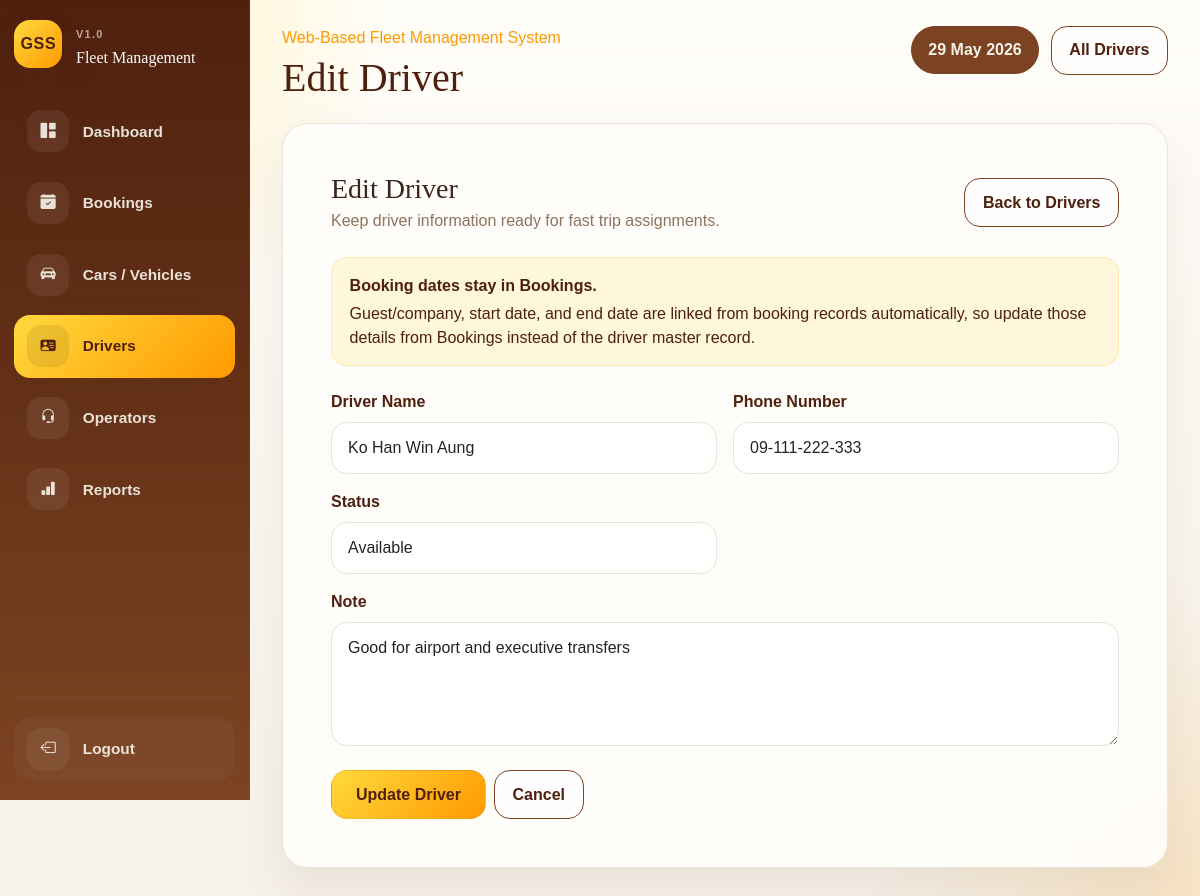
/driver-edit.php?id=1 (signed in), run on the app's committed database.
### tables this page shows
CREATE TABLE drivers (

    id INT UNSIGNED AUTO_INCREMENT PRIMARY KEY,

    full_name VARCHAR(150) NOT NULL,

    phone_number VARCHAR(30) NOT NULL,

    license_no VARCHAR(100) NULL UNIQUE,

    driver_status ENUM(
        'Available',
        'On Trip',
        'Leave',
        'Inactive'
    ) NOT NULL DEFAULT 'Available',

    note TEXT NULL,

    created_at TIMESTAMP DEFAULT CURRENT_TIMESTAMP,

    updated_at TIMESTAMP DEFAULT CURRENT_TIMESTAMP
    ON UPDATE CURRENT_TIMESTAMP

);

### includes/helpers.php (called while the page is built, shortened)
<?php
function e(?string $value): string
{
    return htmlspecialchars((string) $value, ENT_QUOTES, 'UTF-8');
}
function driver_statuses(): array
{
    return [
        'Available',
        'Assigned',
        'Leave',
        'Inactive',
    ];
}
function selected(mixed $actual, mixed $expected): string
{
    return (string) $actual === (string) $expected ? 'selected' : '';
}

### includes/driver-form.php (the view, shortened to what this page needs)
<?php
$driver = $driver ?? [];
$submitLabel = $submitLabel ?? 'Save Driver';
$formTitle = $formTitle ?? 'Driver Form';
?>
<div class="card-shell form-card">
    <div class="card-body p-4 p-lg-5">
        <div class="d-flex justify-content-between align-items-center flex-wrap gap-2 mb-4">
            <div>
                <h1 class="h3 mb-1"><?= e($formTitle) ?></h1>
                <p class="text-muted-soft mb-0">Keep driver information ready for fast trip assignments.</p>
            </div>
            <a class="btn btn-shell" href="drivers.php">Back to Drivers</a>
        </div>
        <div class="form-assignment-note mb-4">
            <strong>Booking dates stay in Bookings.</strong>
            Guest/company, start date, and end date are linked from booking records automatically, so update those details from <a href="bookings.php">Bookings</a> instead of the driver master record.
        </div>
        <form method="post" class="row g-3">
            <div class="col-md-6">
                <label for="full_name" class="form-label">Driver Name</label>
                <input type="text" class="form-control" id="full_name" name="full_name" value="<?= e($driver['full_name'] ?? '') ?>" required>
            </div>
            <div class="col-md-6">
                <label for="phone_number" class="form-label">Phone Number</label>
                <input type="text" class="form-control" id="phone_number" name="phone_number" value="<?= e($driver['phone_number'] ?? '') ?>" required>
            </div>
            <div class="col-md-6">
                <label for="driver_status" class="form-label">Status</label>
                <select class="form-select" id="driver_status" name="driver_status" required>
                    <?php foreach (driver_statuses() as $status): ?>
                        <option value="<?= e($status) ?>" <?= selected($driver['driver_status'] ?? 'Available', $status) ?>>
                            <?= e($status) ?>
                        </option>
                    <?php endforeach; ?>
                </select>
            </div>
            <div class="col-12">
                <label for="note" class="form-label">Note</label>
                <textarea class="form-control" id="note" name="note" rows="4" placeholder="Optional note about schedule, route, or leave"><?= e($driver['note'] ?? '') ?></textarea>
            </div>
            <div class="col-12 d-flex flex-wrap gap-2 pt-2">
                <button type="submit" class="btn btn-accent px-4"><?= e($submitLabel) ?></button>
                <a class="btn btn-shell" href="drivers.php">Cancel</a>
            </div>
        </form>
    </div>
</div>

### assets/css/style.css (style rules this page uses)
:root { --cream: #f6f1e9; --gold: #ffd93d; --amber: #ff9a00; --cocoa: #4f200d; --cocoa-soft: #7b4322; --paper: #fffaf3; --paper-strong: #fffdf9; --ink: #3d2418; --muted: #8f735f; --line: rgba(79, 32, 13, 0.12); --shadow: 0 22px 50px rgba(79, 32, 13, 0.08); }
*, *::before, *::after { box-sizing: border-box; }
body { margin: 0; min-height: 100vh; background: radial-gradient(circle at top left, rgba(255, 217, 61, 0.36), transparent 26%), radial-gradient(circle at bottom right, rgba(255, 154, 0, 0.16), transparent 22%), linear-gradient(180deg, #fffdf8 0%, var(--cream) 100%); color: var(--ink); font-family: "Trebuchet MS", "Gill Sans", sans-serif; }
h1, h2, h3, h4, h5, h6 { font-family: Georgia, "Palatino Linotype", serif; color: var(--cocoa); }
a { color: inherit; text-decoration: none; }
.card-shell { background: rgba(255, 253, 249, 0.96); border: 1px solid var(--line); border-radius: 1.6rem; box-shadow: var(--shadow); }
.text-muted-soft { color: var(--muted); }
.btn { border-radius: 1rem; font-weight: 700; padding: 0.72rem 1.1rem; }
.btn-accent { background: linear-gradient(135deg, var(--gold), var(--amber)); border: 1px solid rgba(79, 32, 13, 0.08); color: var(--cocoa); }
.btn-shell { background: rgba(255, 255, 255, 0.8); border: 0.1px groove var(--cocoa-soft); color: var(--cocoa); transition: all 0.2s ease; }
.form-card { overflow: hidden; }
.form-assignment-note { padding: 0.95rem 1.1rem; border-radius: 1rem; background: rgba(255, 217, 61, 0.16); border: 1px solid rgba(255, 154, 0, 0.18); color: var(--cocoa); }
.form-assignment-note strong { display: block; margin-bottom: 0.25rem; }
.form-label { font-weight: 700; color: var(--cocoa); }
.form-control, .form-select, .form-control:focus, .form-select:focus { border-radius: 1rem; }
.form-control, .form-select { border-color: rgba(79, 32, 13, 0.12); background: rgba(255, 255, 255, 0.85); padding: 0.82rem 1rem; }

### assets/css/sidebar.css (style rules this page uses)
html, body { overflow-x: hidden; }

### data on the page
drivers: full_name "Ko Han Win Aung", phone_number "09-111-222-333", driver_status "Available", note "Good for airport and executive transfers"

### other printed values
$item['label'] "Dashboard"
$item['label'] "Bookings"
$item['label'] "Cars / Vehicles"
$item['label'] "Drivers"
$item['label'] "Operators"
$item['label'] "Reports"
$pageTitle "Edit Driver"
$formTitle "Edit Driver"
$submitLabel "Update Driver"
